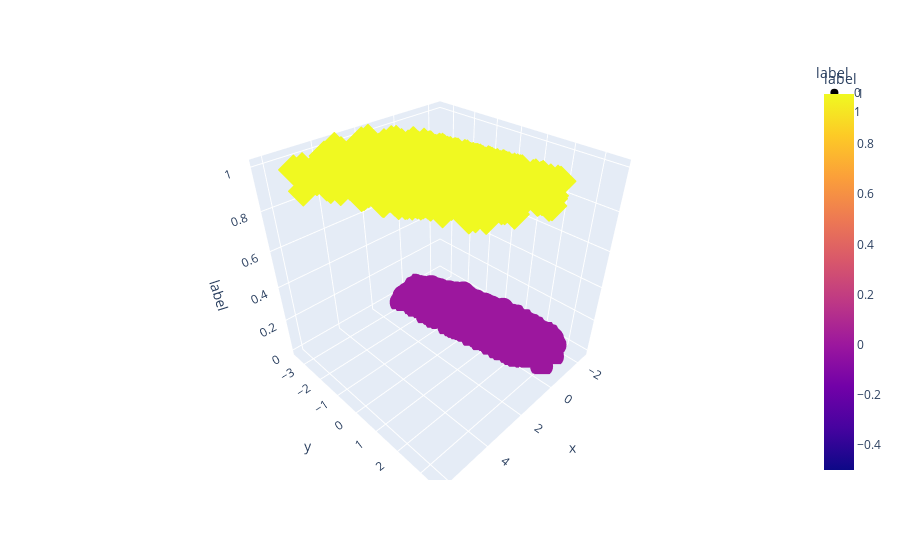

The cell this chart's notebook holds for it:
### Code cell
len(msmodel.labels_)

plt.scatter(x_ms[:,0], x_ms[:,1], s=50, c=labels, cmap='viridis')
plt.title(f'Estimated number of clusters = {n_clusters_}')
plt.xlabel('x')
plt.ylabel('y')
plt.show()

# Visualising the clusters in 3D
df_3d = pd.DataFrame(x_ms, columns=['x', 'y'])
df_3d['label'] = labels

# Create a 3D scatter plot
fig = px.scatter_3d(df_3d, x='x', y='y', z='label', color='label', symbol='label')
fig.show()

fig = plt.figure()
plt.title('Discovered Clusters')
ax = fig.add_subplot(111, projection='3d')
ax.scatter(x_ms[:,0], x_ms[:,1],  marker='o', cmap='viridis', c=labels)
ax.scatter(cluster_centers[:,0], cluster_centers[:,1], marker='x', 
           color='red', s=100, linewidth=3, zorder=10)
plt.show()

### Figure 1 — Plotly figure (JSON) as saved in the notebook; plotly's stock layout.template omitted (floating-point values rounded to 4 significant figures; data arrays with more than 128 entries replaced by an {"elided": "..."} marker saying what was removed)
{"data": [{"hovertemplate": "label=%{marker.color}<br>x=%{x}<br>y=%{y}<extra></extra>", "legendgroup": "0", "marker": {"color": {"elided": "6782 int values"}, "coloraxis": "coloraxis", "symbol": "circle"}, "mode": "markers", "name": "0", "scene": "scene", "showlegend": true, "type": "scatter3d", "x": {"elided": "6782 float values"}, "y": {"elided": "6782 float values"}, "z": {"elided": "6782 int values"}}, {"hovertemplate": "label=%{marker.color}<br>x=%{x}<br>y=%{y}<extra></extra>", "legendgroup": "1", "marker": {"color": {"elided": "3218 int values"}, "coloraxis": "coloraxis", "symbol": "diamond"}, "mode": "markers", "name": "1", "scene": "scene", "showlegend": true, "type": "scatter3d", "x": {"elided": "3218 float values"}, "y": {"elided": "3218 float values"}, "z": {"elided": "3218 int values"}}], "layout": {"coloraxis": {"colorbar": {"title": {"text": "label"}}, "colorscale": [[0, "#0d0887"], [0.1111, "#46039f"], [0.2222, "#7201a8"], [0.3333, "#9c179e"], [0.4444, "#bd3786"], [0.5556, "#d8576b"], [0.6667, "#ed7953"], [0.7778, "#fb9f3a"], [0.8889, "#fdca26"], [1, "#f0f921"]]}, "legend": {"title": {"text": "label"}, "tracegroupgap": 0}, "margin": {"t": 60}, "scene": {"domain": {"x": [0, 1], "y": [0, 1]}, "xaxis": {"title": {"text": "x"}}, "yaxis": {"title": {"text": "y"}}, "zaxis": {"categoryarray": [0, 1], "categoryorder": "array", "title": {"text": "label"}}}}}
